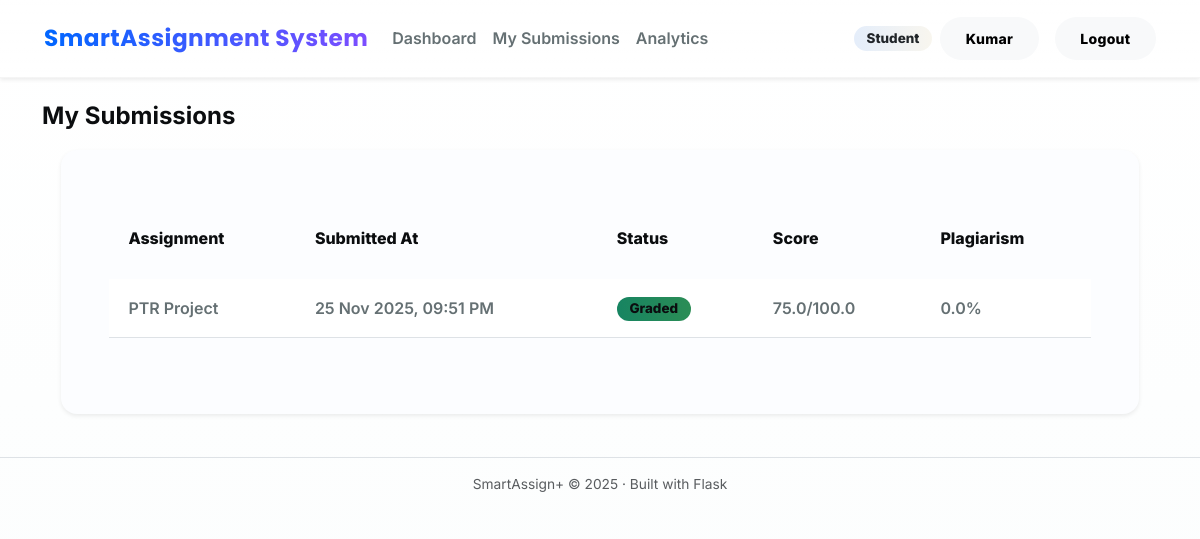
Screenshot of /student/submissions (signed in) with the database file from the repository.
### models.py (models this page shows, shortened)
class Submission(db.Model):
    __tablename__ = "submissions"
    id = db.Column(db.Integer, primary_key=True)
    assignment_id = db.Column(db.Integer, db.ForeignKey("assignments.id"), nullable=False)
    student_id = db.Column(db.Integer, db.ForeignKey("users.id"), nullable=False)
    text_response = db.Column(db.Text, nullable=True)
    file_path = db.Column(db.String(255), nullable=True)
    submitted_at = db.Column(db.DateTime, default=datetime.utcnow)
    status = db.Column(db.String(20), default="submitted")  # submitted / graded
    plagiarism_score = db.Column(db.Float, default=0.0)  # 0-100 %
    feedback = db.relationship("Feedback", backref="submission", uselist=False)

class Assignment(db.Model):
    __tablename__ = "assignments"
    id = db.Column(db.Integer, primary_key=True)
    title = db.Column(db.String(150), nullable=False)
    description = db.Column(db.Text, nullable=False)
    due_date = db.Column(db.DateTime, nullable=False)
    created_at = db.Column(db.DateTime, default=datetime.utcnow)
    teacher_id = db.Column(db.Integer, db.ForeignKey("users.id"), nullable=False)
    submissions = db.relationship("Submission", backref="assignment", lazy=True)

class Feedback(db.Model):
    __tablename__ = "feedback"
    id = db.Column(db.Integer, primary_key=True)
    submission_id = db.Column(db.Integer, db.ForeignKey("submissions.id"), nullable=False)
    teacher_id = db.Column(db.Integer, db.ForeignKey("users.id"), nullable=False)
    score = db.Column(db.Float, nullable=False)
    max_score = db.Column(db.Float, nullable=False)
    rubric_clarity = db.Column(db.Integer, nullable=False)      # 1-5
    rubric_completion = db.Column(db.Integer, nullable=False)   # 1-5
    rubric_presentation = db.Column(db.Integer, nullable=False) # 1-5
    comments = db.Column(db.Text, nullable=True)
    created_at = db.Column(db.DateTime, default=datetime.utcnow)
    teacher = db.relationship("User", backref="feedback_given", foreign_keys=[teacher_id])

### app.py (the view)
    @app.route("/student/submissions")
    @login_required(role="student")
    def student_submissions():
        student_id = session["user_id"]
        submissions = Submission.query.filter_by(student_id=student_id).order_by(Submission.submitted_at.desc()).all()
        return render_template("student_submissions.html", submissions=submissions)

### templates/student_submissions.html
{% extends "base.html" %}
{% block content %}
<h1 class="h4 fw-bold mb-3">My Submissions</h1>
<div class="card shadow-sm border-0 rounded-4">
    <div class="card-body">
        {% if submissions %}
            <div class="table-responsive">
                <table class="table align-middle">
                    <thead class="table-light">
                        <tr>
                            <th>Assignment</th>
                            <th>Submitted At</th>
                            <th>Status</th>
                            <th>Score</th>
                            <th>Plagiarism</th>
                        </tr>
                    </thead>
                    <tbody>
                        {% for s in submissions %}
                            <tr>
                                <td>{{ s.assignment.title }}</td>
                                <td>{{ s.submitted_at.strftime('%d %b %Y, %I:%M %p') }}</td>
                                <td>
                                    {% if s.status == 'graded' %}
                                        <span class="badge bg-success">Graded</span>
                                    {% else %}
                                        <span class="badge bg-info text-dark">Submitted</span>
                                    {% endif %}
                                </td>
                                <td>
                                    {% if s.feedback %}
                                        {{ s.feedback.score }}/{{ s.feedback.max_score }}
                                    {% else %}
                                        -
                                    {% endif %}
                                </td>
                                <td>{{ s.plagiarism_score }}%</td>
                            </tr>
                        {% endfor %}
                    </tbody>
                </table>
            </div>
        {% else %}
            <p class="text-muted mb-0">You haven't submitted any assignments yet.</p>
        {% endif %}
    </div>
</div>
{% endblock %}

### static/css/styles.css (style rules this page uses)
:root { --bg-1:#ffffff; --bg-2:#fbfdfd; --surface:#fcfdff; --glass: rgba(255,255,255,0.96); --ink:#0b0d0f; --muted:#657073; --radius-xs:8px; --radius-sm:12px; --radius-md:18px; --radius-lg:28px; --shadow-1:0 6px 20px rgba(11,13,15,0.06); --shadow-2:0 24px 70px rgba(11,13,15,0.08); --transition-fast:160ms cubic-bezier(.4,0,.2,1); --transition-base:420ms cubic-bezier(.2,0,.12,1); --accent-a:#0066ff; --accent-b:#00a3ff; --accent-c:#ffd166; --accent-d:#ff6b6b; --accent-e:#7c4dff; --accent-soft-a:rgba(0,102,255,0.08); --accent-soft-b:rgba(0,163,255,0.08); --accent-soft-c:rgba(255,209,102,0.08); --glass-border:linear-gradient(180deg, rgba(255,255,255,0.7), rgba(255,255,255,0.55)); }
*,:before,:after { box-sizing:border-box }
html,body { height:100% }
body { margin:0; font-family:'Inter',system-ui,-apple-system,'Segoe UI',Roboto,'Helvetica Neue',Arial; background:linear-gradient(180deg,var(--bg-1),var(--bg-2)); color:var(--ink); -webkit-font-smoothing:antialiased; }
.card { position:relative; background:var(--surface); border-radius:var(--radius-lg); padding:2rem; margin:1.2rem; border:1px solid rgba(11,13,15,0.03); box-shadow:var(--shadow-2); transition:transform var(--transition-base),box-shadow var(--transition-base),filter var(--transition-base); }
.card-body { color:var(--muted); font-weight:600; line-height:1.6; }
.table { width:100%; border-collapse:separate; border-spacing:0 12px; background:transparent; color:var(--ink); }
.table thead th { background:transparent; color:var(--ink); text-align:left; font-weight:800; padding:1rem 1.2rem; border-bottom:none; }
.table tbody tr { background:linear-gradient(180deg,#fff,#fcfcfd); border-radius:14px; transition:transform var(--transition-fast),box-shadow var(--transition-fast); }
.table td { padding:1rem 1.2rem; color:var(--muted); }
.badge { display:inline-block; padding:0.34rem 0.8rem; border-radius:999px; background:linear-gradient(90deg,var(--accent-soft-a),var(--accent-soft-c)); color:var(--ink); font-weight:800; font-size:0.84rem; }

### rows the page displays
Submission: assignment "PTR Project", submitted_at "25 Nov 2025, 09:51 PM", status "Graded", feedback.score "75.0", feedback.max_score "100.0", plagiarism_score "0.0"

### other values shown
{{ session.get('role') }} "Student"
{{ session.get('user_name') }} "Kumar"
